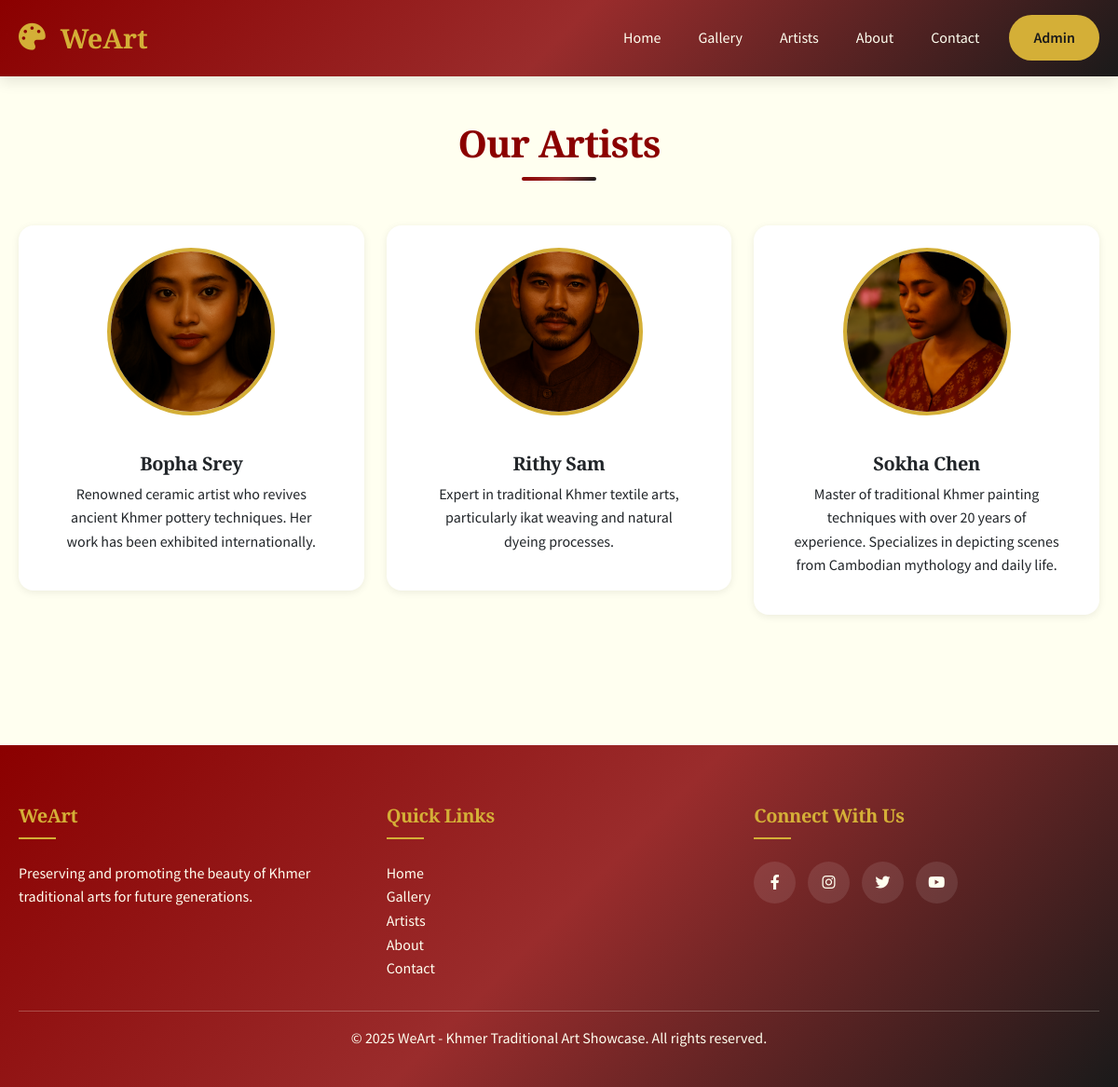
Screenshot of /artists.php with the database file from the repository.
### tables this page shows
CREATE TABLE `artists` (
  `id` int(11) NOT NULL,
  `name` varchar(100) NOT NULL,
  `bio` text DEFAULT NULL,
  `image` varchar(255) DEFAULT NULL,
  `created_at` timestamp NOT NULL DEFAULT current_timestamp()
);

### artists.php (the view)
<?php include 'includes/header.php'; ?>
<div class="container py-5">
    <h1 class="section-title">Our Artists</h1>
    <div class="row">
        <?php
        try {
            $stmt = $pdo->query("SELECT * FROM artists ORDER BY name");
            $artists = $stmt->fetchAll(PDO::FETCH_ASSOC);
            if ($artists) {
                foreach ($artists as $artist) {
                    echo '
                    <div class="col-md-4 mb-4">
                        <div class="card artist-card text-center">
                            <img src="uploads/' . htmlspecialchars($artist['image']) . '" class="card-img-top" alt="' . htmlspecialchars($artist['name']) . '">
                            <div class="card-body">
                                <h5 class="card-title">' . htmlspecialchars($artist['name']) . '</h5>
                                <p class="card-text">' . htmlspecialchars($artist['bio']) . '</p>
                            </div>
                        </div>
                    </div>';
                }
            } else {
                echo '<div class="col-12"><p class="text-center">No artists found.</p></div>';
            }
        } catch(PDOException $e) {
            echo '<div class="col-12"><p class="text-center">Unable to load artists.</p></div>';
        }
        ?>
    </div>
</div>
<?php include 'includes/footer.php'; ?>

### includes/header.php (shortened to what this page needs)
<!DOCTYPE html>
<html lang="en">
<head>
    <link href="https://cdn.jsdelivr.net/npm/bootstrap@5.3.0/dist/css/bootstrap.min.css" rel="stylesheet">
    <link href="https://cdnjs.cloudflare.com/ajax/libs/font-awesome/6.0.0/css/all.min.css" rel="stylesheet">
    <link rel="stylesheet" href="https://cdnjs.cloudflare.com/ajax/libs/lightbox2/2.11.3/css/lightbox.min.css">
    <link rel="stylesheet" href="assets/css/style.css">
</head>
<body>
    <nav class="navbar navbar-expand-lg navbar-dark fixed-top">
        <div class="container">
            <a class="navbar-brand" href="index.php">
                <i class="fas fa-palette me-2"></i>WeArt
            </a>
            <div class="collapse navbar-collapse" id="navbarNav">
                <ul class="navbar-nav ms-auto">
                    <li class="nav-item">
                        <a class="nav-link" href="index.php">Home</a>
                    </li>
                    <li class="nav-item">
                        <a class="nav-link" href="gallery.php">Gallery</a>
                    </li>
                    <li class="nav-item">
                        <a class="nav-link" href="artists.php">Artists</a>
                    </li>
                    <li class="nav-item">
                        <a class="nav-link" href="about.php">About</a>
                    </li>
                    <li class="nav-item">
                        <a class="nav-link" href="contact.php">Contact</a>
                    </li>
                    <li class="nav-item">
                        <a class="nav-link btn-admin" href="admin/index.php">Admin</a>
                    </li>
                </ul>
            </div>
        </div>
    </nav>

### includes/footer.php (shortened to what this page needs)
    <footer class="footer mt-5">
        <div class="container">
            <div class="row">
                <div class="col-md-4">
                    <h5>WeArt</h5>
                    <p>Preserving and promoting the beauty of Khmer traditional arts for future generations.</p>
                </div>
                <div class="col-md-4">
                    <h5>Quick Links</h5>
                    <ul class="list-unstyled">
                        <li><a href="index.php">Home</a></li>
                        <li><a href="gallery.php">Gallery</a></li>
                        <li><a href="artists.php">Artists</a></li>
                        <li><a href="about.php">About</a></li>
                        <li><a href="contact.php">Contact</a></li>
                    </ul>
                </div>
                <div class="col-md-4">
                    <h5>Connect With Us</h5>
                    <div class="social-links">
                        <a href="#"><i class="fab fa-facebook-f"></i></a>
                        <a href="#"><i class="fab fa-instagram"></i></a>
                        <a href="#"><i class="fab fa-twitter"></i></a>
                        <a href="#"><i class="fab fa-youtube"></i></a>
                    </div>
                </div>
            </div>
            <hr>
            <div class="row">
                <div class="col-md-12 text-center">
                    <p>&copy; <?php echo date('Y'); ?> WeArt - Khmer Traditional Art Showcase. All rights reserved.</p>
                </div>
            </div>
        </div>
    </footer>
</body>
</html>

### assets/css/style.css (style rules this page uses)
:root { --gold: #D4AF37; --deep-red: #8B0000; --dark-red: #9a2c2c; --dark-green: #2E8B57; --black: #1A1A1A; --dark-gray: #2d2d2d; --ivory: #FFFFF0; --light-ivory: #fffff8; --light-gold: #F8E9A1; --shadow-sm: 0 2px 8px rgba(0,0,0,0.08); --shadow-md: 0 4px 16px rgba(0,0,0,0.12); --shadow-lg: 0 8px 24px rgba(0,0,0,0.15); --transition: all 0.3s cubic-bezier(0.25, 0.8, 0.25, 1); --gradient: linear-gradient(135deg, var(--deep-red) 0%, var(--dark-red) 50%, var(--black) 100%); }
* { margin: 0; padding: 0; box-sizing: border-box; }
body { font-family: 'Source Sans Pro', sans-serif; background-color: var(--ivory); color: var(--black); line-height: 1.6; scroll-behavior: smooth; }
h1, h2, h3, h4, h5, h6 { font-family: 'Playfair Display', serif; color: var(--deep-red); font-weight: 700; letter-spacing: -0.02em; }
.container { width: 100%; max-width: 1200px; margin: 0 auto; padding: 0 20px; }
.navbar { background: var(--gradient); box-shadow: var(--shadow-md); margin: 0; padding: 0.8rem 0; position: sticky; top: 0; z-index: 1000; backdrop-filter: blur(10px); }
.navbar-brand { font-family: 'Playfair Display', serif; font-weight: 700; font-size: 1.8rem; color: var(--gold) !important; text-decoration: none; display: flex; align-items: center; gap: 0.5rem; }
.navbar-nav { display: flex; list-style: none; align-items: center; gap: 0.5rem; }
.nav-link { color: var(--ivory) !important; font-weight: 500; padding: 0.5rem 1rem !important; text-decoration: none; transition: var(--transition); position: relative; border-radius: 4px; }
.nav-link::after { content: ''; position: absolute; width: 0; height: 2px; bottom: 0; left: 50%; transform: translateX(-50%); background-color: var(--gold); transition: width 0.3s ease; }
.btn-admin { background-color: var(--gold); color: var(--black) !important; border-radius: 30px; padding: 0.6rem 1.5rem !important; font-weight: 600; transition: var(--transition); margin-left: 0.5rem; border: 2px solid transparent; }
.section-title { position: relative; margin-bottom: 3rem; padding-bottom: 1rem; text-align: center; }
.section-title::after { content: ''; position: absolute; bottom: 0; left: 50%; transform: translateX(-50%); width: 80px; height: 4px; background: var(--gradient); border-radius: 2px; }
.card { border: none; border-radius: 16px; overflow: hidden; transition: var(--transition); margin-bottom: 20px; background: white; box-shadow: var(--shadow-sm); }
.card-img-top { height: 250px; object-fit: cover; width: 100%; transition: transform 0.5s ease; }
.artist-card { text-align: center; padding: 1.5rem; }
.artist-card .card-img-top { border-radius: 50%; width: 180px; height: 180px; object-fit: cover; margin: 0 auto 1.5rem; border: 4px solid var(--gold); }
.footer { background: var(--gradient); color: var(--ivory); padding: 4rem 0 1.5rem; margin-top: 4rem; }
.footer h5 { color: var(--gold); margin-bottom: 1.5rem; font-weight: 700; position: relative; padding-bottom: 0.8rem; }
.footer h5::after { content: ''; position: absolute; bottom: 0; left: 0; width: 40px; height: 2px; background-color: var(--gold); }
.footer a { color: var(--ivory); text-decoration: none; transition: var(--transition); display: inline-block; }
.social-links { display: flex; gap: 0.8rem; margin-top: 1.5rem; }
.social-links a { display: flex; align-items: center; justify-content: center; width: 45px; height: 45px; background: rgba(255, 255, 255, 0.1); border-radius: 50%; transition: var(--transition); }
.mb-4 { margin-bottom: 2.5rem; }
.text-center { text-align: center; }

### rows the page displays
artists: image (picture), name "Bopha Srey", bio "Renowned ceramic artist who revives ancient Khmer pottery techniques. Her work has been exhibited internationally."
artists: image (picture), name "Rithy Sam", bio "Expert in traditional Khmer textile arts, particularly ikat weaving and natural dyeing processes."
artists: image (picture), name "Sokha Chen", bio "Master of traditional Khmer painting techniques with over 20 years of experience. Specializes in depicting scenes from Cambodian mythology and daily life."
